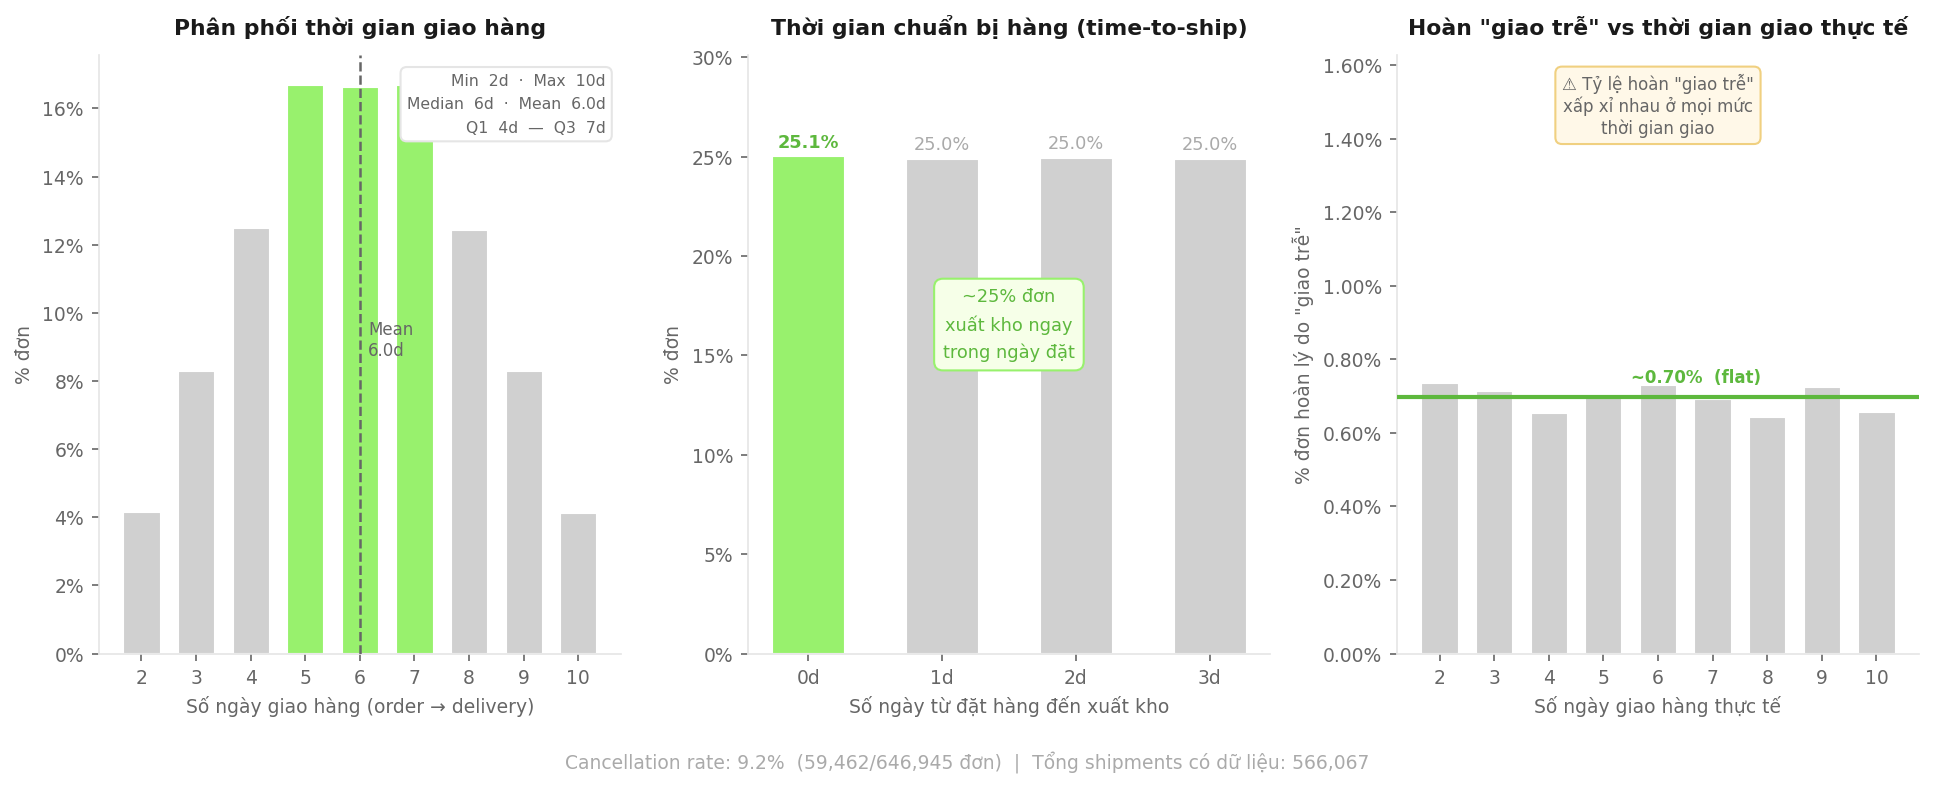

Reproduce this figure in Python.
import sys, io
sys.stdout = io.TextIOWrapper(sys.stdout.buffer, encoding='utf-8')

import matplotlib.pyplot as plt
import matplotlib.ticker as mticker
import matplotlib.patches as mpatches
import numpy as np
import pandas as pd
import warnings; warnings.filterwarnings('ignore')

orders = pd.read_csv('orders.csv', parse_dates=['order_date'])
ship   = pd.read_csv('shipments.csv', parse_dates=['ship_date','delivery_date'])
rets   = pd.read_csv('returns.csv', parse_dates=['return_date'])

ship_full = ship.merge(orders[['order_id','order_date']], on='order_id', how='left')
ship_full['fulfil_days']  = (ship_full['delivery_date'] - ship_full['order_date']).dt.days
ship_full['time_to_ship'] = (ship_full['ship_date']     - ship_full['order_date']).dt.days

late_ret = rets[rets['return_reason']=='late_delivery'][['order_id']].drop_duplicates()
late_ret['is_late'] = 1
ship_full = ship_full.merge(late_ret, on='order_id', how='left')
ship_full['is_late'] = ship_full['is_late'].fillna(0).astype(int)

total  = len(orders)
cancel = (orders['order_status']=='cancelled').sum()

fd_ct  = ship_full['fulfil_days'].value_counts().sort_index()
tts_ct = ship_full['time_to_ship'].value_counts().sort_index()
by_day = ship_full.groupby('fulfil_days').agg(
    n      = ('order_id','count'),
    n_late = ('is_late','sum')
).reset_index()
by_day['late_pct'] = by_day['n_late'] / by_day['n'] * 100
mean_late = by_day['late_pct'].mean()

C_HI    = '#98f16d'
C_HI2   = '#5db83d'
C_GRAY  = '#d0d0d0'
C_TXT   = '#1a1a1a'
C_MID   = '#666666'
C_MUTED = '#aaaaaa'
C_BG    = '#ffffff'
C_LINE  = '#e5e5e5'

fig, axes = plt.subplots(1, 3, figsize=(13, 5), facecolor=C_BG)
fig.patch.set_facecolor(C_BG)

for ax in axes:
    ax.set_facecolor(C_BG)
    ax.spines[['top','right']].set_visible(False)
    ax.spines[['left','bottom']].set_color(C_LINE)
    ax.tick_params(colors=C_MID, labelsize=9)

ax1 = axes[0]
days  = fd_ct.index.tolist()
cnts  = fd_ct.values
pcts  = cnts / cnts.sum() * 100

bar_colors = [C_HI if 5 <= d <= 7 else C_GRAY for d in days]
bars = ax1.bar(days, pcts, color=bar_colors, width=0.7,
               edgecolor=C_BG, linewidth=1.5)

peak_d = days[pcts.argmax()]
peak_p = pcts.max()
ax1.annotate(f'{peak_p:.1f}%',
    xy=(peak_d, peak_p),
    xytext=(peak_d + 1.2, peak_p - 0.5),
    ha='left', fontsize=8.5, fontweight='bold', color=C_HI2)

mean_fd = ship_full['fulfil_days'].mean()
ax1.axvline(mean_fd, color=C_MID, lw=1.2, ls='--', zorder=5)
ax1.text(mean_fd + 0.15, pcts.max() * 0.55,
         f'Mean\n{mean_fd:.1f}d', fontsize=8, color=C_MID, va='center')

ax1.set_xticks(days)
ax1.set_xlabel('Số ngày giao hàng (order → delivery)', fontsize=9, color=C_MID)
ax1.set_ylabel('% đơn', fontsize=9, color=C_MID)
ax1.set_title('Phân phối thời gian giao hàng', fontsize=10.5, fontweight='bold',
              color=C_TXT, pad=10)
ax1.yaxis.set_major_formatter(mticker.FormatStrFormatter('%.0f%%'))

stats_txt = (f'Min  2d  ·  Max  10d\n'
             f'Median  6d  ·  Mean  6.0d\n'
             f'Q1  4d  —  Q3  7d')
ax1.text(0.97, 0.97, stats_txt,
         transform=ax1.transAxes, ha='right', va='top',
         fontsize=7.5, color=C_MID, linespacing=1.7,
         bbox=dict(fc=C_BG, ec=C_LINE, boxstyle='round,pad=0.4'))

ax2 = axes[1]
tts_days = tts_ct.index.tolist()
tts_pcts = tts_ct.values / tts_ct.values.sum() * 100

tts_colors = [C_HI if d == 0 else C_GRAY for d in tts_days]
ax2.bar(tts_days, tts_pcts, color=tts_colors, width=0.55,
        edgecolor=C_BG, linewidth=1.5)

for d, p in zip(tts_days, tts_pcts):
    ax2.text(d, p + 0.4, f'{p:.1f}%', ha='center', fontsize=8.5,
             color=C_HI2 if d == 0 else C_MUTED, fontweight='bold' if d == 0 else 'normal')

ax2.set_xticks(tts_days)
ax2.set_xticklabels([f'{d}d' for d in tts_days])
ax2.set_xlabel('Số ngày từ đặt hàng đến xuất kho', fontsize=9, color=C_MID)
ax2.set_ylabel('% đơn', fontsize=9, color=C_MID)
ax2.set_title('Thời gian chuẩn bị hàng (time-to-ship)', fontsize=10.5,
              fontweight='bold', color=C_TXT, pad=10)
ax2.yaxis.set_major_formatter(mticker.FormatStrFormatter('%.0f%%'))
ax2.set_ylim(0, tts_pcts.max() * 1.2)

ax2.text(0.5, 0.55,
         '~25% đơn\nxuất kho ngay\ntrong ngày đặt',
         transform=ax2.transAxes, ha='center', va='center',
         fontsize=8.5, color=C_HI2, linespacing=1.6,
         bbox=dict(fc='#f6ffe8', ec=C_HI, boxstyle='round,pad=0.5', lw=1))

ax3 = axes[2]
ax3.bar(by_day['fulfil_days'], by_day['late_pct'],
        color=C_GRAY, width=0.7, edgecolor=C_BG, linewidth=1.5, label='Tỷ lệ hoàn "giao trễ"')

ax3.axhline(mean_late, color=C_HI2, lw=2, ls='-', zorder=5)
ax3.text(5.5, mean_late + 0.03,
         f'~{mean_late:.2f}%  (flat)', fontsize=8, color=C_HI2,
         fontweight='bold', va='bottom')

ax3.set_xticks(by_day['fulfil_days'])
ax3.set_xlabel('Số ngày giao hàng thực tế', fontsize=9, color=C_MID)
ax3.set_ylabel('% đơn hoàn lý do "giao trễ"', fontsize=9, color=C_MID)
ax3.set_title('Hoàn "giao trễ" vs thời gian giao thực tế', fontsize=10.5,
              fontweight='bold', color=C_TXT, pad=10)
ax3.yaxis.set_major_formatter(mticker.FormatStrFormatter('%.2f%%'))
ax3.set_ylim(0, by_day['late_pct'].max() * 2.2)

insight = ('⚠ Tỷ lệ hoàn "giao trễ"\nxấp xỉ nhau ở mọi mức\nthời gian giao')
ax3.text(0.50, 0.97, insight,
         transform=ax3.transAxes, ha='center', va='top',
         fontsize=8, color=C_MID, linespacing=1.2,
         bbox=dict(fc='#fff8e8', ec='#f0d080', boxstyle='round,pad=0.4', lw=1))

cancel_pct = cancel / total * 100
fig.text(0.5, -0.04,
         f'Cancellation rate: {cancel_pct:.1f}%  ({cancel:,}/{total:,} đơn)  |  '
         f'Tổng shipments có dữ liệu: {len(ship_full):,}',
         ha='center', fontsize=9, color=C_MUTED)

plt.tight_layout(rect=[0, 0, 1, 1])
plt.savefig('chart_fulfilment.png', dpi=150, bbox_inches='tight', facecolor=C_BG)
print('Saved: chart_fulfilment.png')
